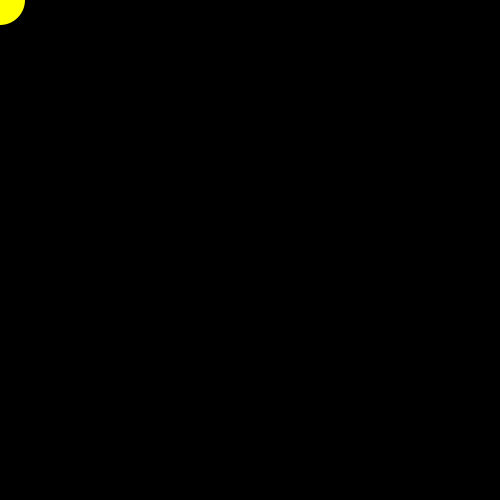
Frame 1 (no input)
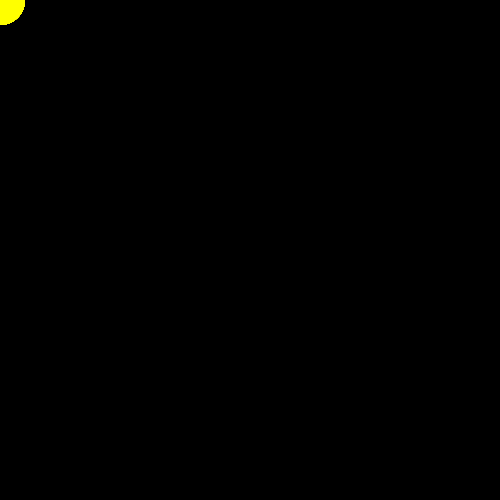
Frame 60 (the mouse pressed at the canvas centre just before this capture)
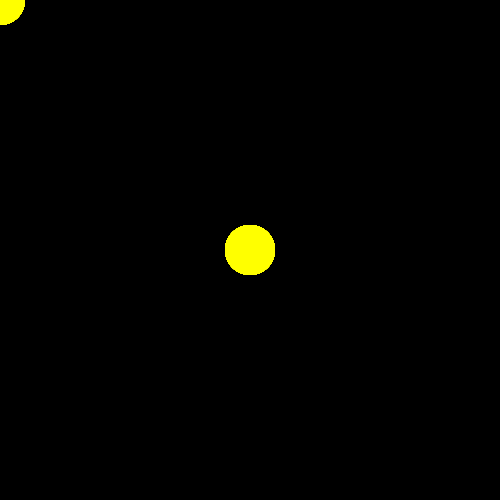
Frame 120 (the mouse held since frame 60 and released just before this capture)

The Processing sketch that drew these frames (run headless with seeded random() and noise(); from frame 60 on, the mouse is pressed at the canvas centre):

// Processing sketch: ex07_01_10
// ── ex07_01_10.pde
// 마우스를 누르는 좌표에 원 생성

float x, y, d = 50.0;

void setup() {
  size(500, 500);
  background(0);
}

void draw() {
  noStroke();
  fill(255, 255, 0);
  ellipse(x, y, d, d);
}

void mousePressed() {
  x = mouseX;
  y = mouseY;
}
